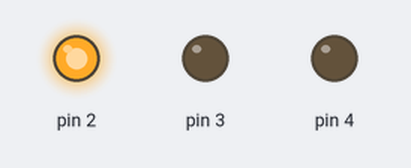
This sketch was run on a simulated Arduino Uno, built with avr-gcc and run on an emulated ATmega328P. Shown: output pins drawn as LEDs (lit = HIGH).

Above: at 0.1 s.
At 0.9 s:
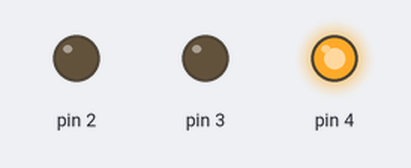
At 1.7 s:
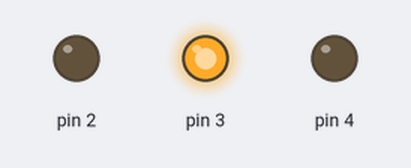
At 2.7 s:
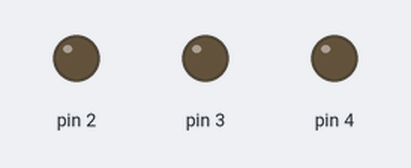
Timing chart, 0 to 3.0 s (numbered marks = the images above):
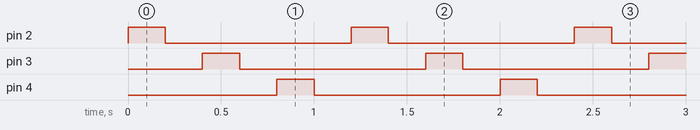

Measured:
- by itself, pin 2–4: alternates HIGH for 0.20 s and LOW for 1.0 s
- by itself, everything shown: repeats every 1.2 s, in 6 steps

The sketch:

sketch_oct31b.ino
```cpp
void setup() {
  // put your setup code here, to run once:
 pinMode(2, OUTPUT);
 pinMode(3, OUTPUT);
 pinMode(4, OUTPUT);
}

void loop() {
  // put your main code here, to run repeatedly:
 digitalWrite(2, HIGH);
 delay(200);
 digitalWrite(2, LOW);
 delay(200);

  digitalWrite(3, HIGH);
 delay(200);
 digitalWrite(3, LOW);
 delay(200);

  digitalWrite(4, HIGH);
 delay(200);
 digitalWrite(4, LOW);
 delay(200);
}
```
